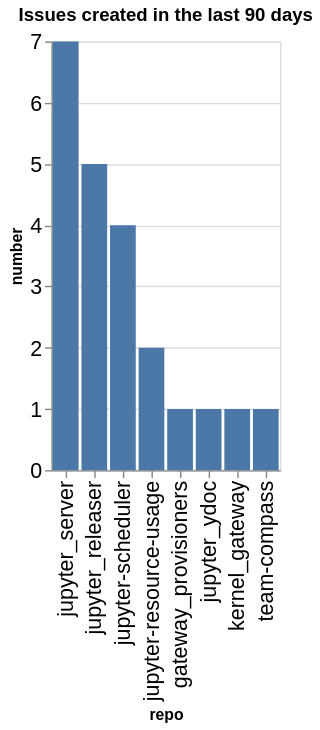

The notebook cell saved with this chart:
### Code cell
created_counts = created.groupby(['org', 'repo']).count()['number'].reset_index()
created_counts['org/repo'] = created_counts.apply(lambda a: a['org'] + '/' + a['repo'], axis=1)
sorted_vals = created_counts.sort_values(['org', 'number'], ascending=False)['repo'].values
alt.Chart(data=created_counts, title=f"Issues created in the last {n_days} days").mark_bar().encode(
    x=alt.X('repo', sort=alt.Sort(sorted_vals.tolist())),
    y='number',
)

### Figure 1 — Vega-Lite specification as saved in the notebook (floating-point values rounded to 4 significant figures)
{"config": {"axisLeft": {"labelFontSize": 15}, "axisBottom": {"labelFontSize": 15}}, "data": {"name": "data-b8e5e29e6aa1141841db57cfda20c8d2"}, "mark": {"type": "bar"}, "encoding": {"x": {"field": "repo", "sort": ["jupyter_server", "jupyter_releaser", "jupyter-scheduler", "jupyter-resource-usage", "gateway_provisioners", "jupyter_ydoc", "kernel_gateway", "team-compass"], "type": "nominal"}, "y": {"field": "number", "type": "quantitative"}}, "title": "Issues created in the last 90 days", "$schema": "https://vega.github.io/schema/vega-lite/v5.20.1.json", "datasets": {"data-b8e5e29e6aa1141841db57cfda20c8d2": [{"org": "jupyter-server", "repo": "gateway_provisioners", "number": 1, "org/repo": "jupyter-server/gateway_provisioners"}, {"org": "jupyter-server", "repo": "jupyter-resource-usage", "number": 2, "org/repo": "jupyter-server/jupyter-resource-usage"}, {"org": "jupyter-server", "repo": "jupyter-scheduler", "number": 4, "org/repo": "jupyter-server/jupyter-scheduler"}, {"org": "jupyter-server", "repo": "jupyter_releaser", "number": 5, "org/repo": "jupyter-server/jupyter_releaser"}, {"org": "jupyter-server", "repo": "jupyter_server", "number": 7, "org/repo": "jupyter-server/jupyter_server"}, {"org": "jupyter-server", "repo": "jupyter_ydoc", "number": 1, "org/repo": "jupyter-server/jupyter_ydoc"}, {"org": "jupyter-server", "repo": "kernel_gateway", "number": 1, "org/repo": "jupyter-server/kernel_gateway"}, {"org": "jupyter-server", "repo": "team-compass", "number": 1, "org/repo": "jupyter-server/team-compass"}]}}
